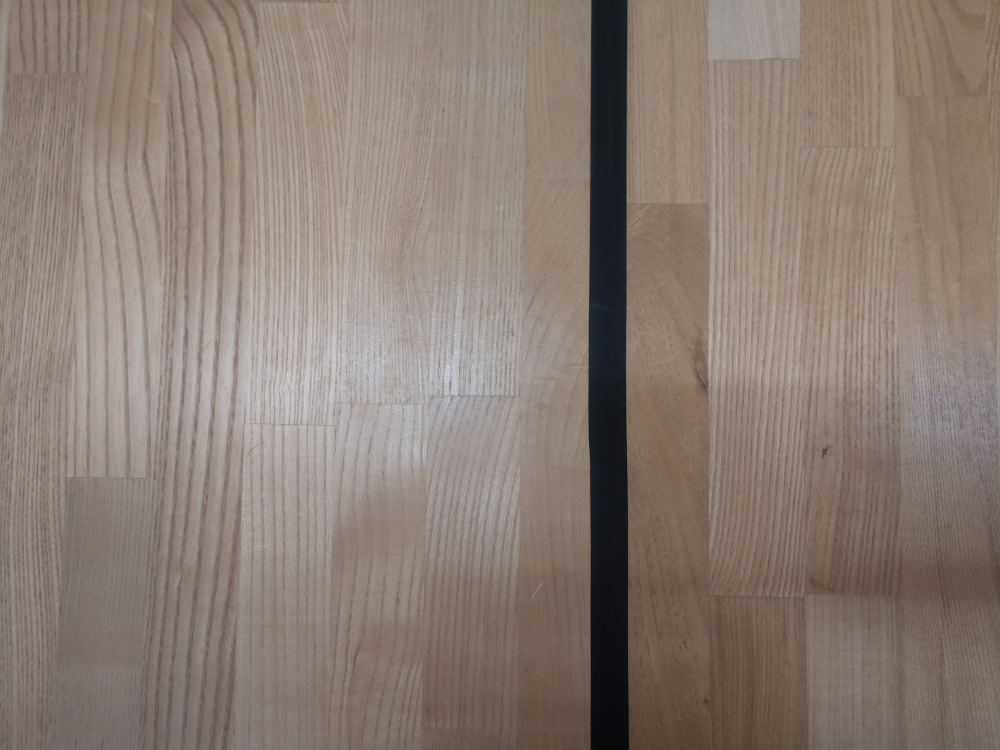
%> input picture Computer vision/IM5.jpg, 4000 x 3000 px (shown at 1/4 size)
$ octave HW2_code.m   (GNU Octave 9; MATLAB toolbox functions it lacks are replaced by stand-ins)
%> lines starting %> are read from the running program, lines starting %| are printed output that depends on the picture; in (x1, y1, x2, y2) boxes, pixels count from 0 and x2, y2 are one past the last pixel; in counts of white or black regions, pixels touching at a corner belong together; the program's own positions count from 1
im = imread('C:\Users\Christopher Guay\Documents\school\PSU Spring 2020\EDSGN 420\Computer vision\IM5.jpg'); % read image from system directory
imrev = im(:,:,1); % filter to grayscale by prevelance of red in each pixel
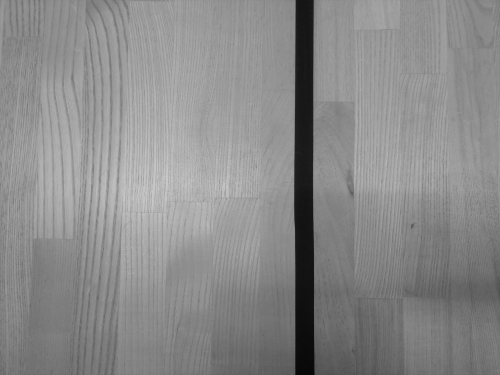
%> imrev: size 3000x4000 uint8 (shown at 1/8 size); min 0, max 236, mean 137.7
imbw = im2bw(imrev,0.32); % filter to solid black or white, no grayscale
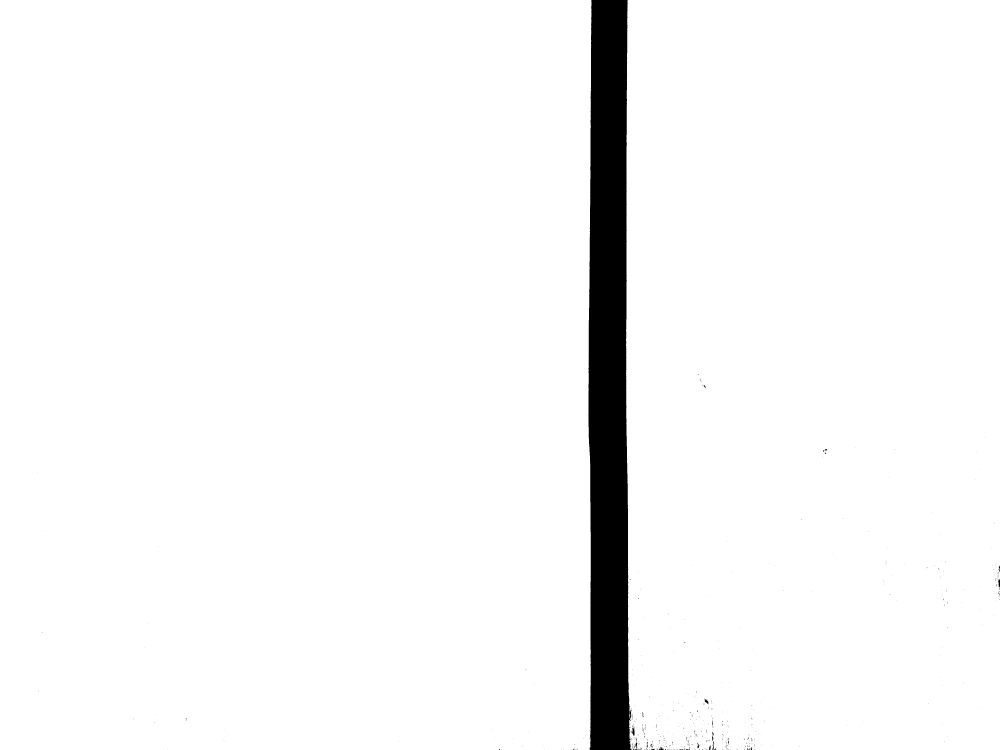
%> imbw: size 3000x4000 logical (shown at 1/4 size); 96.3% white; 723 black regions (695 under 20 px), largest, box (x1, y1, x2, y2) and area: (2353, 0, 2529, 3000) 446000, (2524, 2907, 2539, 2943) 237, (3992, 2317, 4000, 2352) 170
imwb = ~imbw; % flip black to white and vice versa
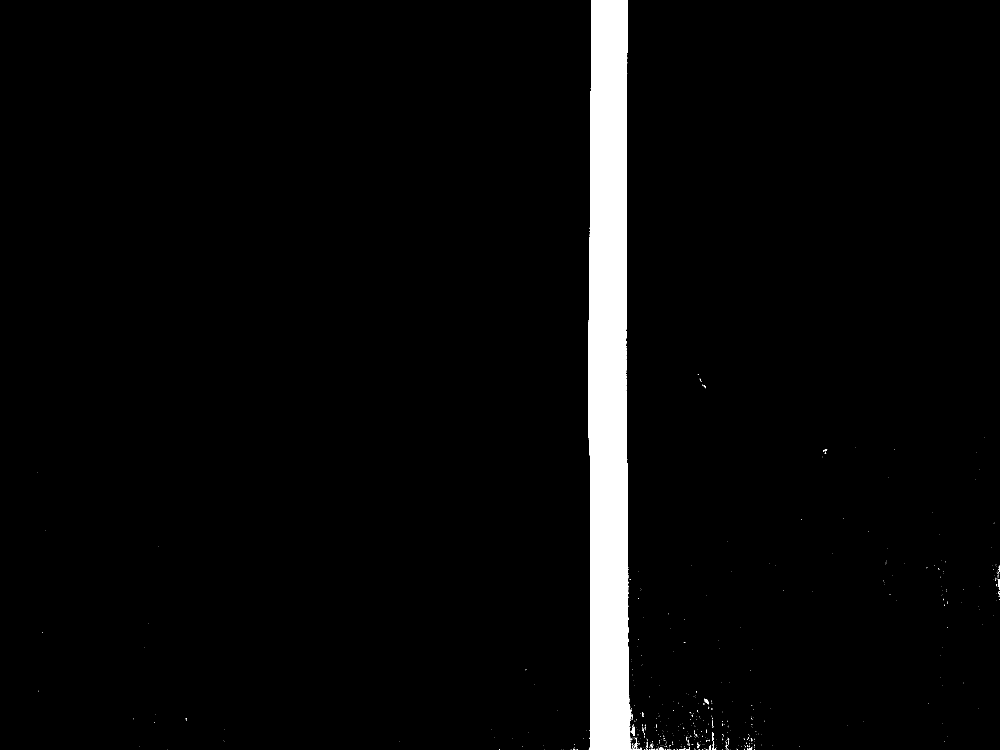
%> imwb: size 3000x4000 logical (shown at 1/4 size); 3.7% white; 723 white regions (695 under 20 px), largest, box (x1, y1, x2, y2) and area: (2353, 0, 2529, 3000) 446000, (2524, 2907, 2539, 2943) 237, (3992, 2317, 4000, 2352) 170

figure,imshow(imwb); % display final image for line position detection

% total up number of white pixels per partition, picture split into 5
% vertical sections
totalLeft = sum(sum(imwb(:,1:800,:)));
%> totalLeft = 34
totalLeftMiddle = sum(sum(imwb(:,801:1600,:)));
%> totalLeftMiddle = 4
totalMiddle = sum(sum(imwb(:,1601:2400,:)));
%> totalMiddle = 118610
totalRightMiddle = sum(sum(imwb(:,2401:3200,:)));
%> totalRightMiddle = 330407
totalRight = sum(sum(imwb(:,3201:4000,:)));
%> totalRight = 578

% check if line is roughly in the left, middle, and right, displaying what
% logic should follow for actuation of components in robot
if((totalLeft > totalMiddle) && (totalLeft > totalRight) && totalLeft > totalLeftMiddle) && (totalLeft > totalRightMiddle)
    disp("You are way too far right, turn left.");
elseif((totalLeftMiddle > totalMiddle) && (totalLeftMiddle > totalRight) && (totalLeftMiddle > totalLeft) && (totalLeftMiddle > totalRightMiddle))
    disp("You are slightly too far right, turn left.");
elseif ((totalRight > totalMiddle) && (totalRight > totalLeft))
    disp("You are way too far left, turn right.");
elseif((totalRightMiddle > totalMiddle) && (totalRightMiddle > totalRight) && (totalRightMiddle > totalLeftMiddle) && (totalRightMiddle > totalLeftMiddle))
    disp("You are slightly too far left, turn left.");
elseif ((totalMiddle > totalLeft) && (totalMiddle > totalRight))
    disp("You are right on track.");
end

$ run again, with Computer vision/IM1.jpg copied over Computer vision/IM5.jpg
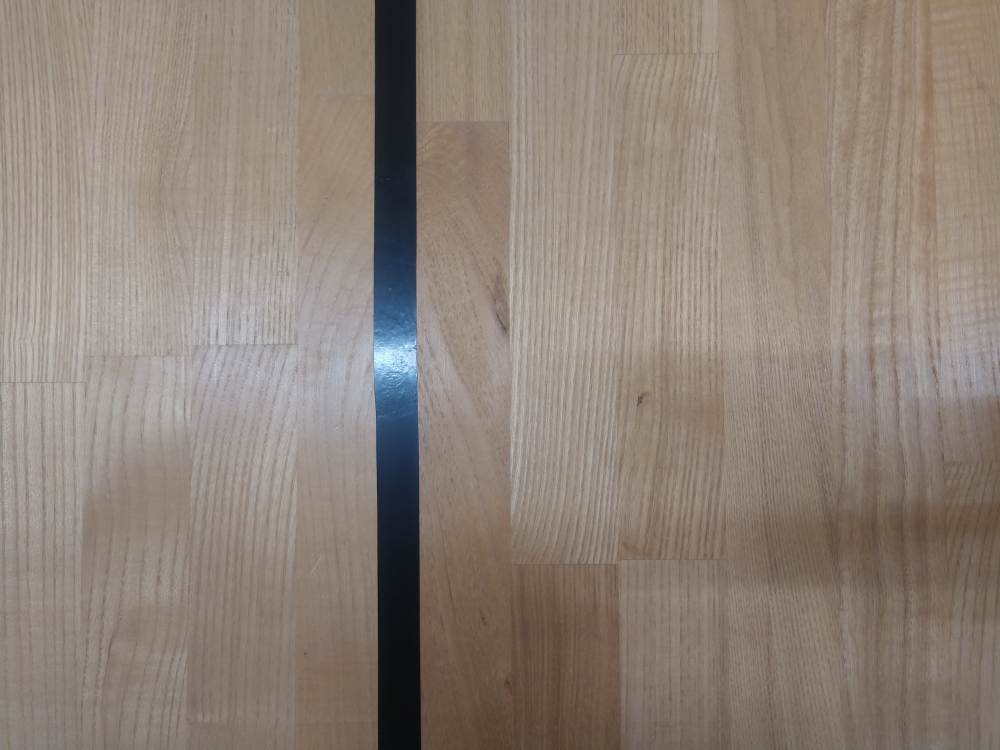
%> input picture Computer vision/IM1.jpg, 4000 x 3000 px (shown at 1/4 size)
%> `imbw = im2bw(imrev,0.32);`:
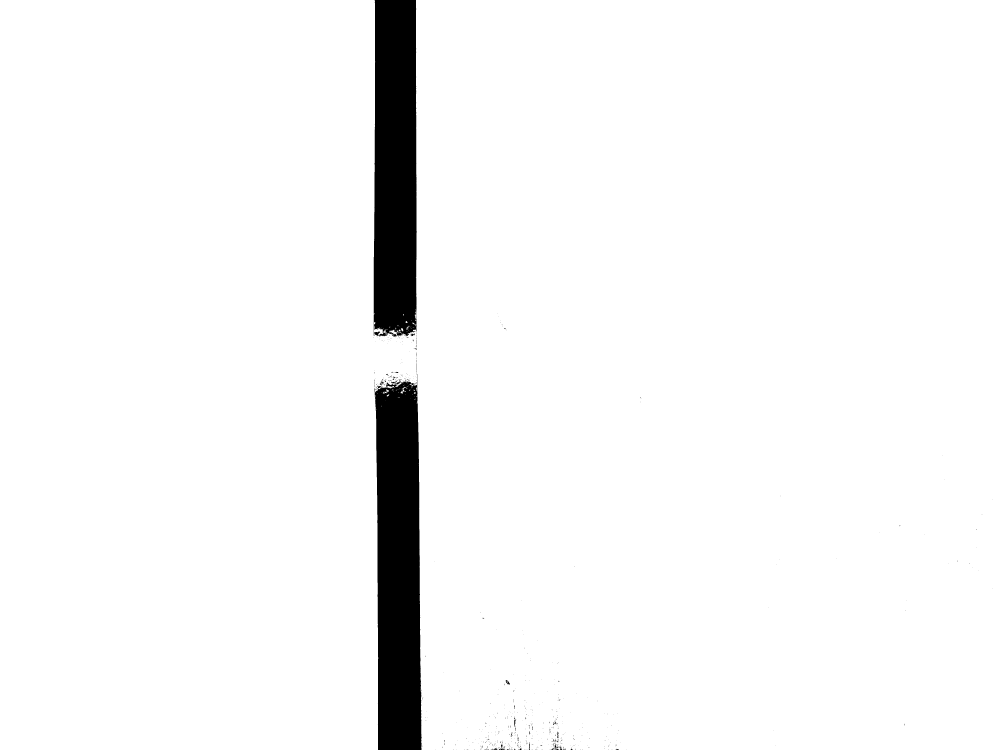
%> imbw: size 3000x4000 logical (shown at 1/4 size); 96.1% white; 727 black regions (694 under 20 px), largest, box (x1, y1, x2, y2) and area: (1498, 1495, 1688, 3000) 246782, (1495, 0, 1667, 1348) 221632, (1513, 1329, 1551, 1345) 286
%> `imwb = ~imbw;`:
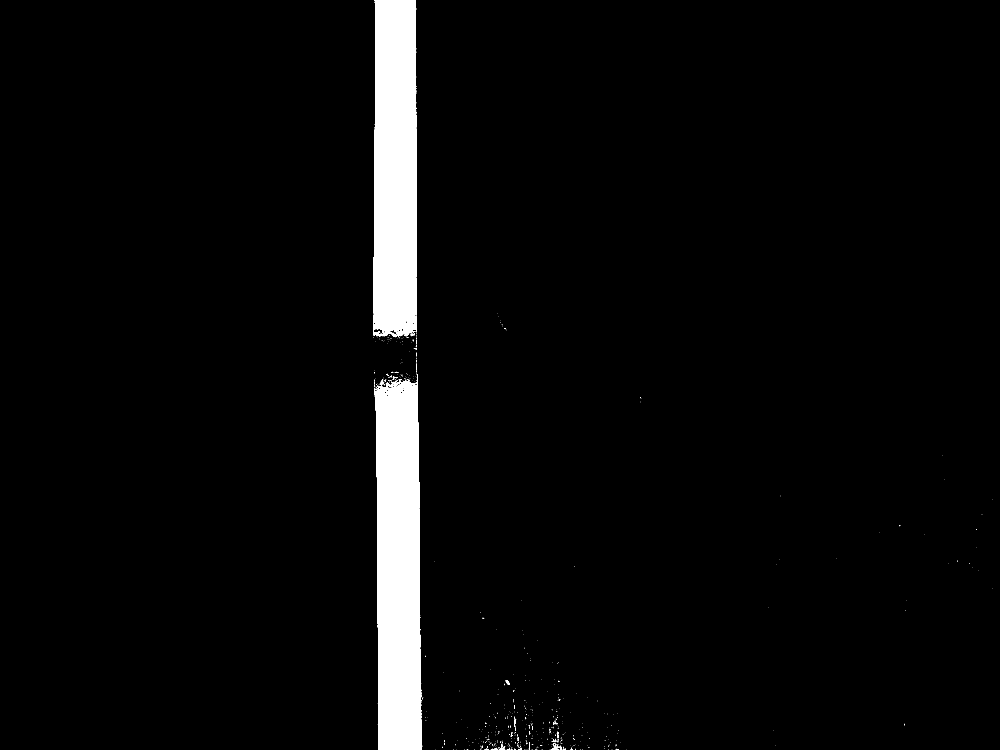
%> imwb: size 3000x4000 logical (shown at 1/4 size); 3.9% white; 727 white regions (694 under 20 px), largest, box (x1, y1, x2, y2) and area: (1498, 1495, 1688, 3000) 246782, (1495, 0, 1667, 1348) 221632, (1513, 1329, 1551, 1345) 286
%> totalLeft = 0
%> totalLeftMiddle = 268003
%> totalMiddle = 204123
%> totalRightMiddle = 96
%> totalRight = 43

$ run again, with Computer vision/IM2.jpg copied over Computer vision/IM5.jpg
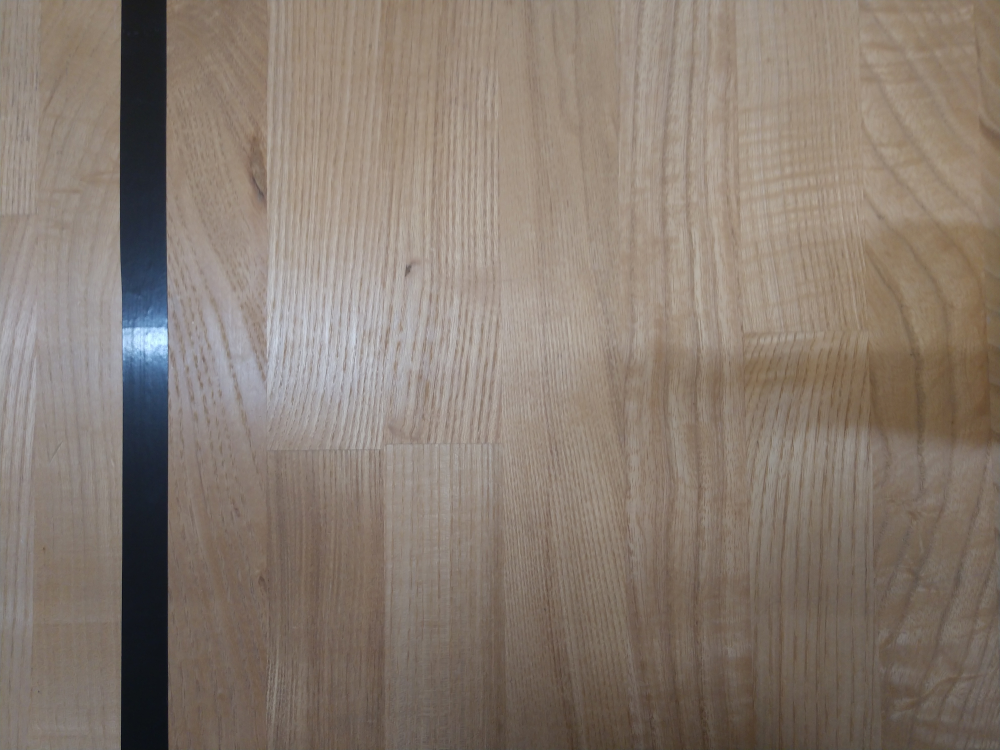
%> input picture Computer vision/IM2.jpg, 4000 x 3000 px (shown at 1/4 size)
%> `imbw = im2bw(imrev,0.32);`:
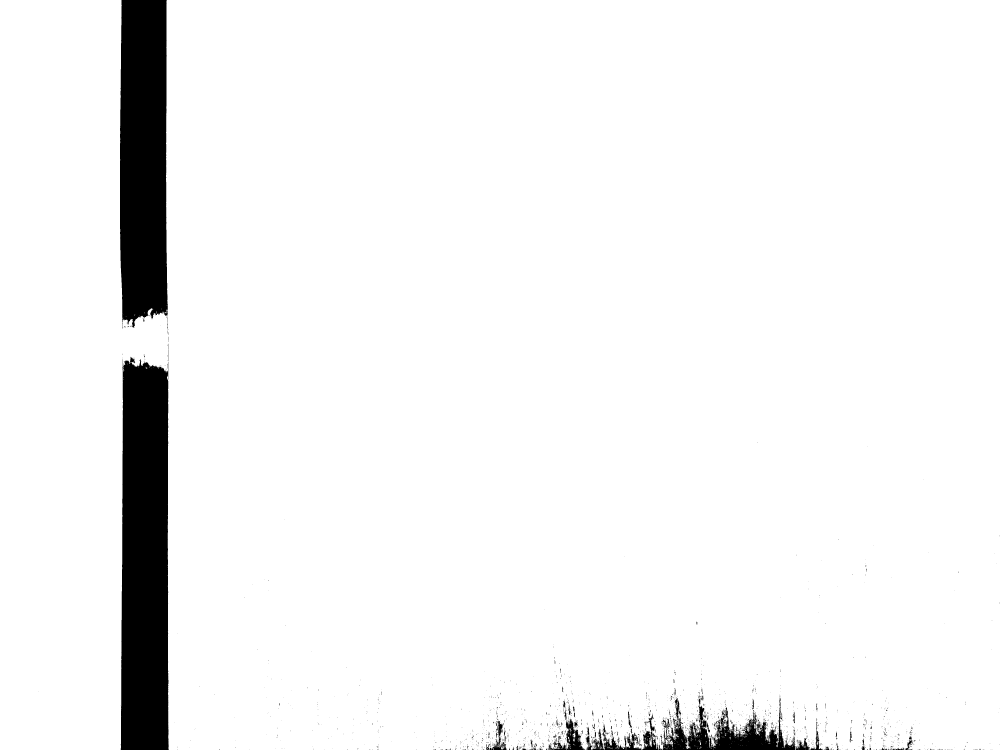
%> imbw: size 3000x4000 logical (shown at 1/4 size); 95.1% white; 2503 black regions (2368 under 20 px), largest, box (x1, y1, x2, y2) and area: (483, 1429, 675, 3000) 283758, (480, 0, 671, 1314) 232339, (2646, 2793, 3181, 3000) 39878
%> `imwb = ~imbw;`:
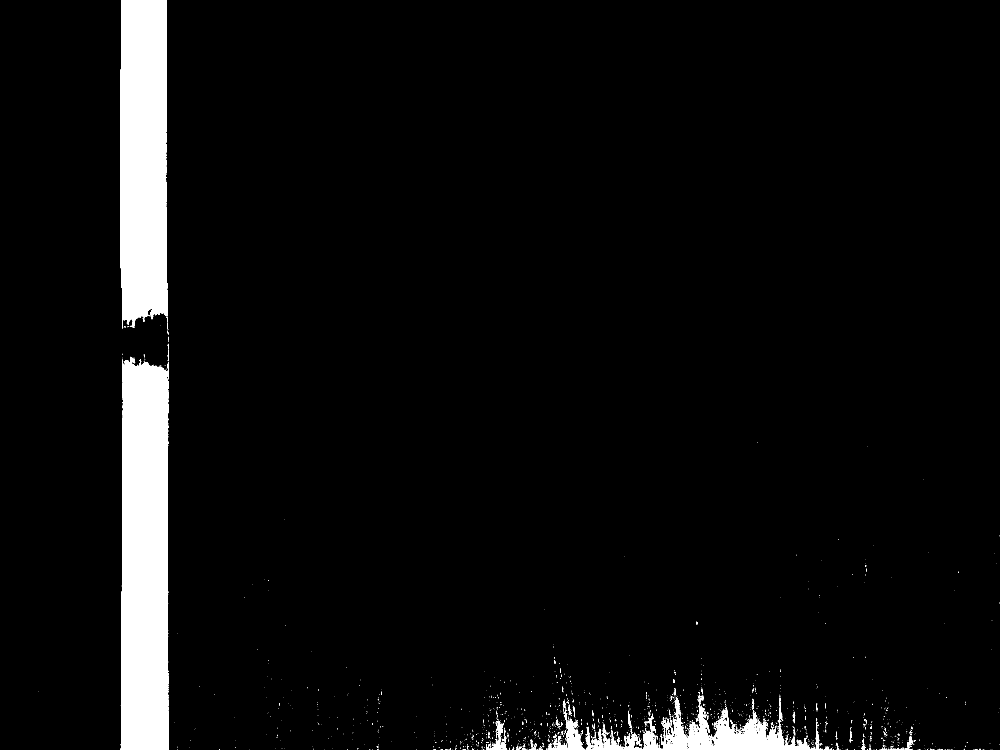
%> imwb: size 3000x4000 logical (shown at 1/4 size); 4.9% white; 2503 white regions (2368 under 20 px), largest, box (x1, y1, x2, y2) and area: (483, 1429, 675, 3000) 283758, (480, 0, 671, 1314) 232339, (2646, 2793, 3181, 3000) 39878
%> totalLeft = 516462
%> totalLeftMiddle = 284
%> totalMiddle = 13993
%> totalRightMiddle = 54018
%> totalRight = 4857
